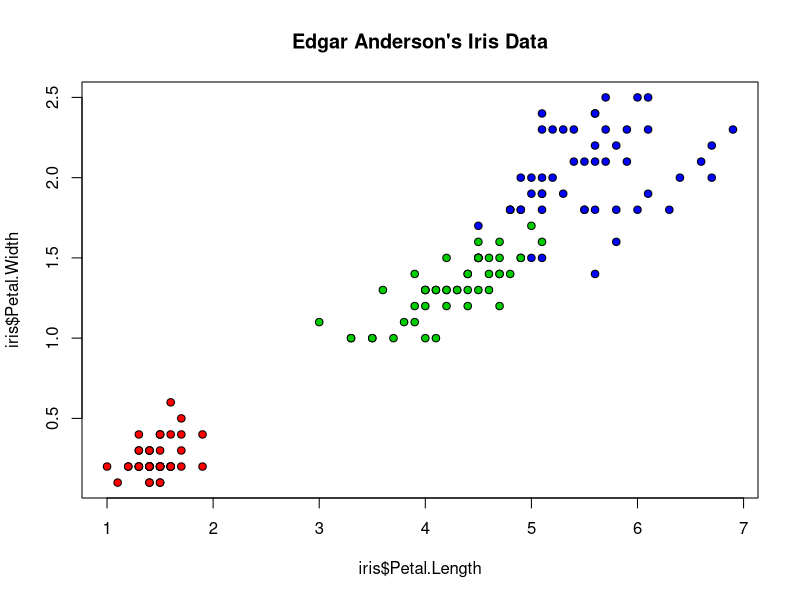

Reproduce this figure in R.
## ---- chunk 1
head(iris)
## ---- chunk 2
plot(iris$Petal.Length, iris$Petal.Width, pch=21, bg=c("red","green3","blue")
  [unclass(iris$Species)], main="Edgar Anderson's Iris Data")
